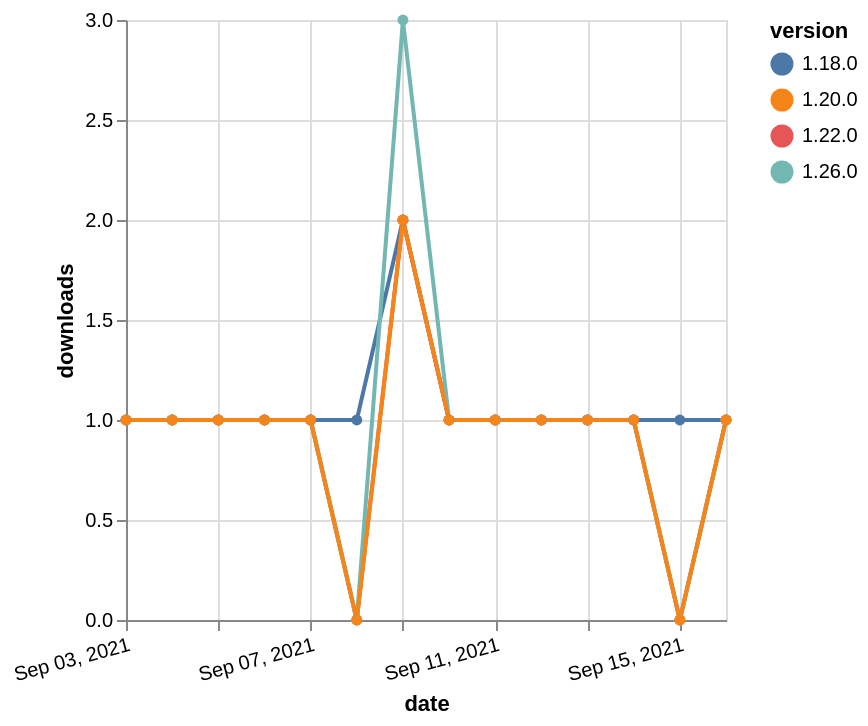

Specify this chart in Vega-Lite:
### Vega-Lite specification from a JSON file in a GitHub repository (floating-point values rounded to 4 significant figures)
{"$schema": "https://vega.github.io/schema/vega-lite/v5.json", "description": "A simple bar chart with embedded data.", "data": {"values": [{"date": "2021-09-03", "total": 234, "delta": 1, "version": "1.18.0"}, {"date": "2021-09-04", "total": 235, "delta": 1, "version": "1.18.0"}, {"date": "2021-09-05", "total": 236, "delta": 1, "version": "1.18.0"}, {"date": "2021-09-06", "total": 237, "delta": 1, "version": "1.18.0"}, {"date": "2021-09-07", "total": 238, "delta": 1, "version": "1.18.0"}, {"date": "2021-09-08", "total": 239, "delta": 1, "version": "1.18.0"}, {"date": "2021-09-09", "total": 241, "delta": 2, "version": "1.18.0"}, {"date": "2021-09-10", "total": 242, "delta": 1, "version": "1.18.0"}, {"date": "2021-09-11", "total": 243, "delta": 1, "version": "1.18.0"}, {"date": "2021-09-12", "total": 244, "delta": 1, "version": "1.18.0"}, {"date": "2021-09-13", "total": 245, "delta": 1, "version": "1.18.0"}, {"date": "2021-09-14", "total": 246, "delta": 1, "version": "1.18.0"}, {"date": "2021-09-15", "total": 247, "delta": 1, "version": "1.18.0"}, {"date": "2021-09-16", "total": 248, "delta": 1, "version": "1.18.0"}, {"date": "2021-09-03", "total": 178, "delta": 1, "version": "1.22.0"}, {"date": "2021-09-04", "total": 179, "delta": 1, "version": "1.22.0"}, {"date": "2021-09-05", "total": 180, "delta": 1, "version": "1.22.0"}, {"date": "2021-09-06", "total": 181, "delta": 1, "version": "1.22.0"}, {"date": "2021-09-07", "total": 182, "delta": 1, "version": "1.22.0"}, {"date": "2021-09-08", "total": 182, "delta": 0, "version": "1.22.0"}, {"date": "2021-09-09", "total": 184, "delta": 2, "version": "1.22.0"}, {"date": "2021-09-10", "total": 185, "delta": 1, "version": "1.22.0"}, {"date": "2021-09-11", "total": 186, "delta": 1, "version": "1.22.0"}, {"date": "2021-09-12", "total": 187, "delta": 1, "version": "1.22.0"}, {"date": "2021-09-13", "total": 188, "delta": 1, "version": "1.22.0"}, {"date": "2021-09-14", "total": 189, "delta": 1, "version": "1.22.0"}, {"date": "2021-09-15", "total": 189, "delta": 0, "version": "1.22.0"}, {"date": "2021-09-16", "total": 190, "delta": 1, "version": "1.22.0"}, {"date": "2021-09-03", "total": 169, "delta": 1, "version": "1.26.0"}, {"date": "2021-09-04", "total": 170, "delta": 1, "version": "1.26.0"}, {"date": "2021-09-05", "total": 171, "delta": 1, "version": "1.26.0"}, {"date": "2021-09-06", "total": 172, "delta": 1, "version": "1.26.0"}, {"date": "2021-09-07", "total": 173, "delta": 1, "version": "1.26.0"}, {"date": "2021-09-08", "total": 173, "delta": 0, "version": "1.26.0"}, {"date": "2021-09-09", "total": 176, "delta": 3, "version": "1.26.0"}, {"date": "2021-09-10", "total": 177, "delta": 1, "version": "1.26.0"}, {"date": "2021-09-11", "total": 178, "delta": 1, "version": "1.26.0"}, {"date": "2021-09-12", "total": 179, "delta": 1, "version": "1.26.0"}, {"date": "2021-09-13", "total": 180, "delta": 1, "version": "1.26.0"}, {"date": "2021-09-14", "total": 181, "delta": 1, "version": "1.26.0"}, {"date": "2021-09-15", "total": 181, "delta": 0, "version": "1.26.0"}, {"date": "2021-09-16", "total": 182, "delta": 1, "version": "1.26.0"}, {"date": "2021-09-03", "total": 181, "delta": 1, "version": "1.20.0"}, {"date": "2021-09-04", "total": 182, "delta": 1, "version": "1.20.0"}, {"date": "2021-09-05", "total": 183, "delta": 1, "version": "1.20.0"}, {"date": "2021-09-06", "total": 184, "delta": 1, "version": "1.20.0"}, {"date": "2021-09-07", "total": 185, "delta": 1, "version": "1.20.0"}, {"date": "2021-09-08", "total": 185, "delta": 0, "version": "1.20.0"}, {"date": "2021-09-09", "total": 187, "delta": 2, "version": "1.20.0"}, {"date": "2021-09-10", "total": 188, "delta": 1, "version": "1.20.0"}, {"date": "2021-09-11", "total": 189, "delta": 1, "version": "1.20.0"}, {"date": "2021-09-12", "total": 190, "delta": 1, "version": "1.20.0"}, {"date": "2021-09-13", "total": 191, "delta": 1, "version": "1.20.0"}, {"date": "2021-09-14", "total": 192, "delta": 1, "version": "1.20.0"}, {"date": "2021-09-15", "total": 192, "delta": 0, "version": "1.20.0"}, {"date": "2021-09-16", "total": 193, "delta": 1, "version": "1.20.0"}]}, "width": "container", "mark": {"type": "line", "point": {"filled": true}}, "encoding": {"x": {"field": "date", "type": "temporal", "timeUnit": "yearmonthdate", "title": "date", "axis": {"labelAngle": -15}}, "y": {"field": "delta", "type": "quantitative", "title": "downloads"}, "color": {"field": "version", "type": "nominal"}, "tooltip": {"field": "delta"}}}
